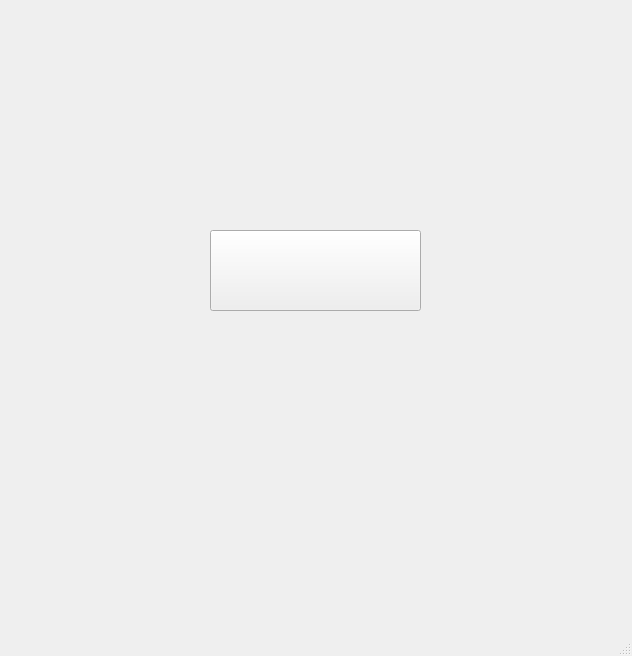
<?xml version="1.0" encoding="UTF-8"?>
<ui version="4.0">
 <class>MainWindow</class>
 <widget class="QMainWindow" name="MainWindow">
  <property name="geometry">
   <rect>
    <x>0</x>
    <y>0</y>
    <width>632</width>
    <height>656</height>
   </rect>
  </property>
  <property name="windowTitle">
   <string>MainWindow</string>
  </property>
  <widget class="QWidget" name="centralwidget">
   <widget class="QPushButton" name="pushButton">
    <property name="geometry">
     <rect>
      <x>210</x>
      <y>230</y>
      <width>211</width>
      <height>81</height>
     </rect>
    </property>
    <property name="text">
     <string/>
    </property>
   </widget>
  </widget>
  <widget class="QMenuBar" name="menubar">
   <property name="geometry">
    <rect>
     <x>0</x>
     <y>0</y>
     <width>632</width>
     <height>21</height>
    </rect>
   </property>
  </widget>
  <widget class="QStatusBar" name="statusbar"/>
 </widget>
 <resources/>
 <connections/>
</ui>
